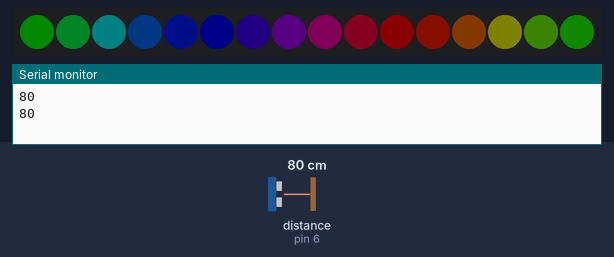
Bench run of a sketch on a simulated Arduino Uno, built with avr-gcc and run on an emulated ATmega328P. Shown: 16 RGB LEDs in strip order, left to right, the last lines printed to the serial monitor. The inputs (shaded band) are chosen by the test bench; at power-on: distance to the obstacle (sensor on pin 6) 80 cm. Dim RGB values are drawn brighter than linear.

Above: at 2.5 s.
2.6 s: distance to the obstacle (sensor on pin 6) set to 2 cm
At 4.6 s:
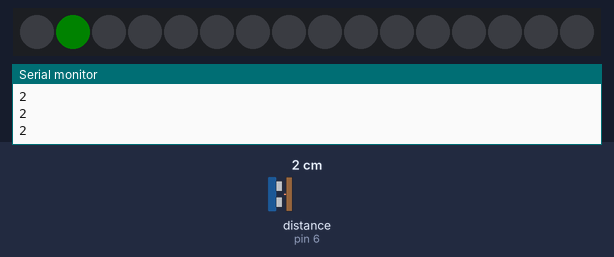
4.9 s: distance to the obstacle (sensor on pin 6) set to 35 cm
At 5.07 s:
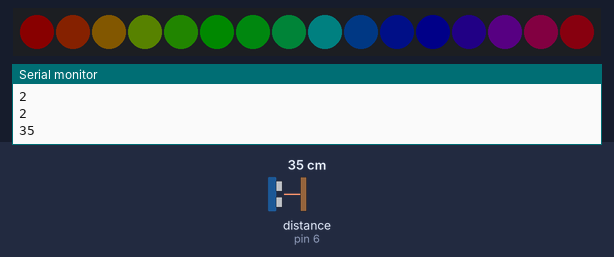
10.3 s: distance to the obstacle (sensor on pin 6) set to 4 cm
At 12.1 s:
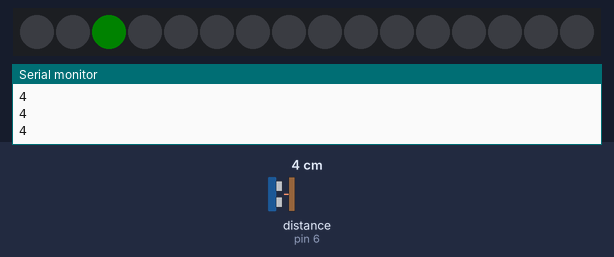
13.2 s: distance to the obstacle (sensor on pin 6) set to 60 cm
At 14.27 s:
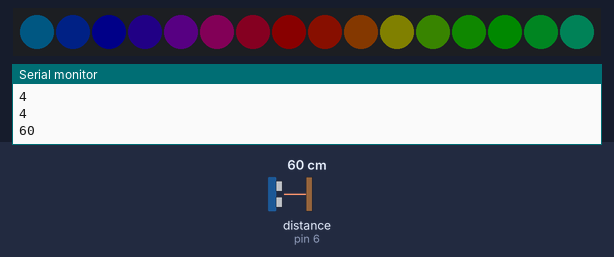
18.6 s: distance to the obstacle (sensor on pin 6) set to 299 cm
At 21.42 s:
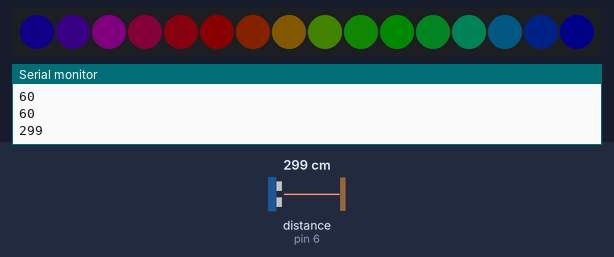
24.0 s: distance to the obstacle (sensor on pin 6) set to 35 cm
At 26.37 s:
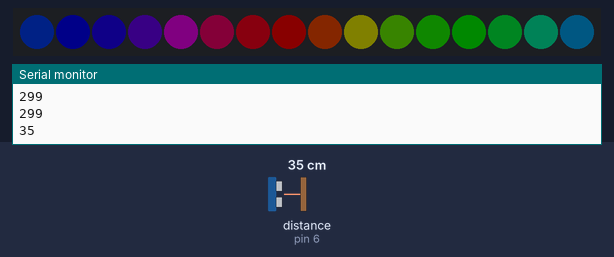

Measured:
- after the input at 2.6 s, the LEDs: first differ from a run without the input after 0.83 s (image 1)
- after the input at 4.9 s, the LEDs: change at once (image 2)
- after the input at 10.3 s, the LEDs: first differ from a run without the input after 1.5 s (image 3)
- after the input at 13.2 s, the LEDs: first change at once (image 4 shows a later state)

The sketch:

LED-Afstand.ino
```cpp
#include "Ultrasonic.h"    // Deze heb je al geinstalleerd (zo niet, zoek op "Grove ultrasonic ranger" by Seeed Studio)
Ultrasonic ultrasonic(6);  //De ultrasoon sensor aan D6

#include <Adafruit_NeoPixel.h>  // installeer "Adafruit_NeoPixel.h" via: Tools > Manage Libraies
#define PIN 4                   // De ledstrip aansluiten op D4
#define NUMPIXELS 16            // het aantal ledjes in je strip,
Adafruit_NeoPixel pixels(NUMPIXELS, PIN, NEO_GRB + NEO_KHZ800);

#include <elapsedMillis.h>  /// installeer, als je dat nog niet gedaan had bij ToDo1,: "elapsedMillis.h" van Paul via: Tools > Manage Libraies
elapsedMillis timeElapsed;  //maak een timer object aan met deze naam

int teller = 0;

void setup() {
  Serial.begin(9600);        // Code om je serial monitor te gebruiken
  pixels.begin();            // INITIALIZE NeoPixel strip object (REQUIRED)
  pixels.show();             // Turn OFF all pixels ASAP
  pixels.setBrightness(10);  // Set helderheid naar 1/5 (max = 255)
}
void loop() {
  long afstand = ultrasonic.MeasureInCentimeters();
  Serial.println(afstand);

  /// --  code waardoor het niveau in groene leds is weergegeven
  int pixNr = (afstand / 2);
  pixels.clear();  // Set all pixel colors to 'off'
  pixels.setPixelColor(pixNr, pixels.Color(0, 150, 0));
  pixels.show();  // Stuur bovenstaande pixel update naar de strip

  // ---  Code die de positieve feedback start
  // We gaan er van uit dat de afstandsensor in de dop van de fles zit. Deze afstand meet de afstand tot het vloeistof oppervlakte
  // Als je een slok uit de fles neemt 'ziet' de sensor de bodem van de fles. Dan krijg je positieve feedback op je slok.
  // doe je de fles weer rechtop, dan meet de sensor niet meer de bodem van de fles
  // Als je de fles leeg hebt, blijft ook de feedback doorgaan

  if (afstand > 30) {    // we gaan er van uit dat de fles 30cm diep is
    rainbowCycle(5, 1);  // functie aanroep met waarden: (snelheid, herhalingen)
  }
  delay(30);  // om de serial monitor leesbaarder te maken
}


/// -------- Hieronder de functies die je in de loop kunt aanroepen
///-------------------------------------------------------------------

// mooie regenboog functie
void rainbowCycle(uint8_t wait, int herhalingen) {
  uint16_t i, j;
  for (j = 0; j < 256 * herhalingen; j++) {  // 2 cycles of all colors on wheel
    for (i = 0; i < pixels.numPixels(); i++) {
      pixels.setPixelColor(i, Wheel(((i * 256 / pixels.numPixels()) + j) & 255));
    }
    pixels.show();
    delay(wait);
  }
}


//Regenboog theater effect
void rainbowLoopt() {
  for (int j = 0; j < 26; j++) {  // cycle all 26 colors
    for (int q = 0; q < 3; q++) {
      for (uint16_t i = 0; i < pixels.numPixels(); i = i + 3) {
        pixels.setPixelColor(i + q, Wheel((i + j) % 255));  // elke 3e pixel aan
      }
      pixels.show();
      delay(20);
      for (uint16_t i = 0; i < pixels.numPixels(); i = i + 3) {
        pixels.setPixelColor(i + q, 0);  //elke 3e weer uit
      }
    }
  }
}

// Deze functie wordt door andere kleurenfuncties gebruikt.
uint32_t Wheel(byte WheelPos) {
  WheelPos = 255 - WheelPos;
  if (WheelPos < 85) {
    return pixels.Color(255 - WheelPos * 3, 0, WheelPos * 3);
  }
  if (WheelPos < 170) {
    WheelPos -= 85;
    return pixels.Color(0, WheelPos * 3, 255 - WheelPos * 3);
  }
  WheelPos -= 170;
  return pixels.Color(WheelPos * 3, 255 - WheelPos * 3, 0);
}
```
